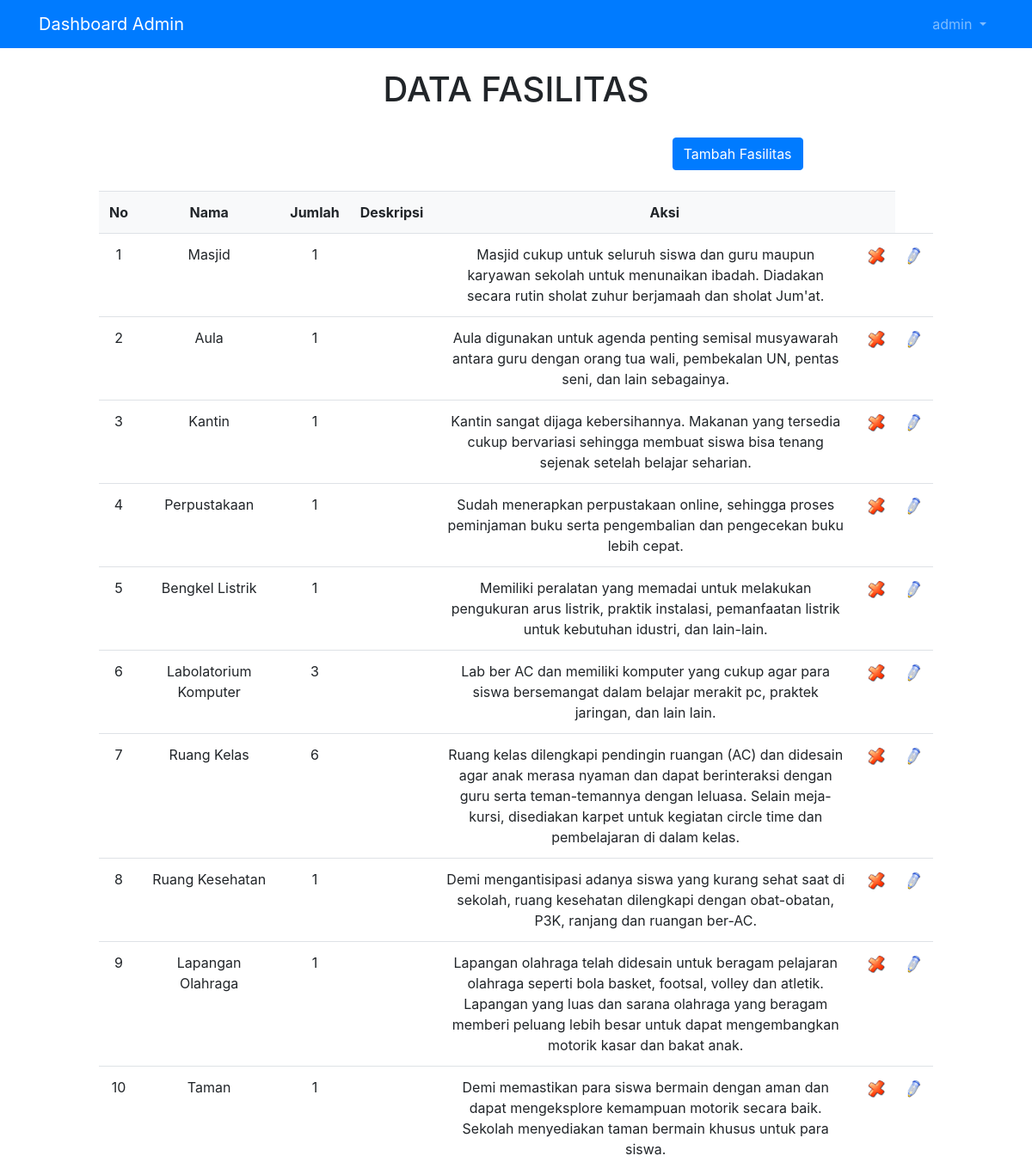
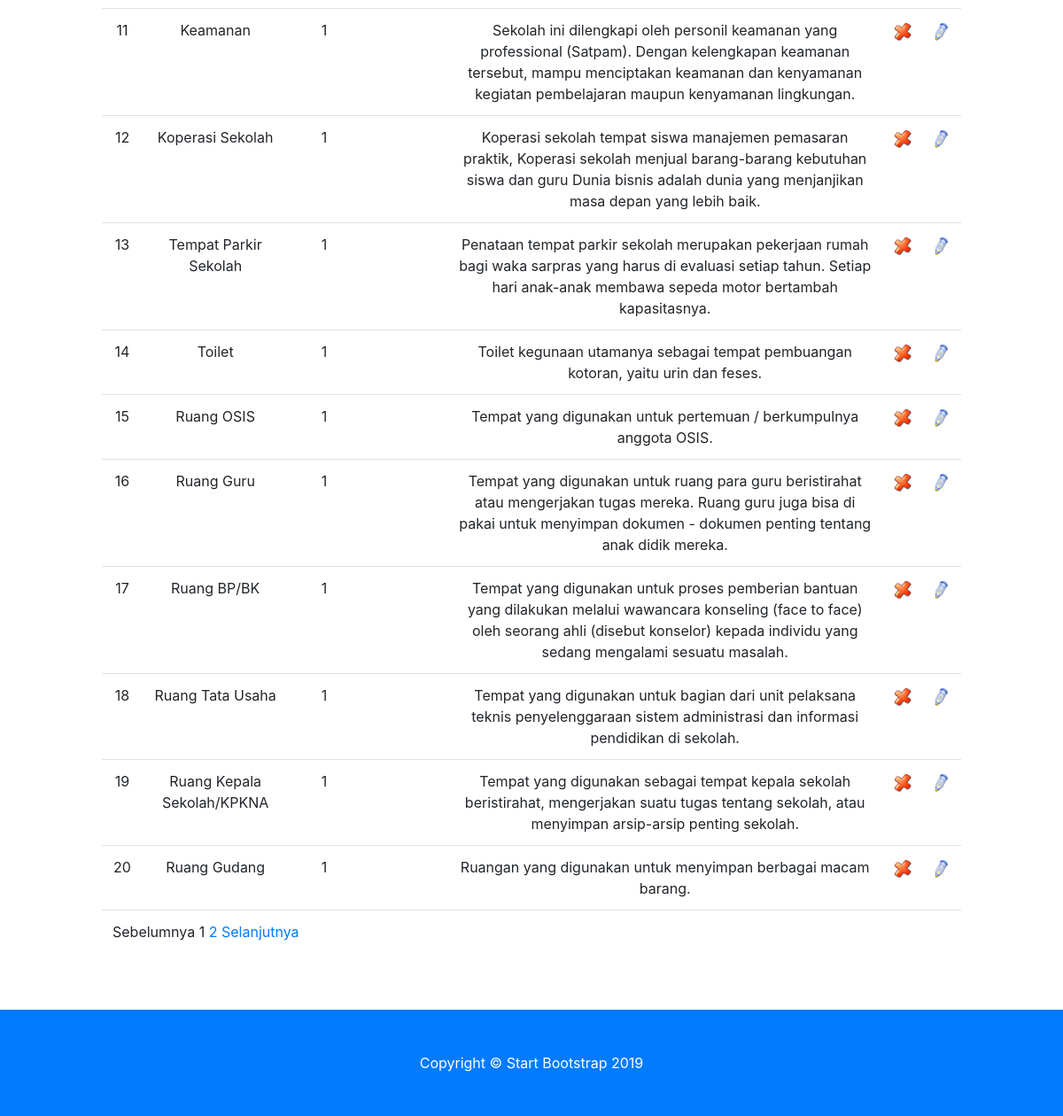
Screenshot of /dashboard/fasilitas/fasilitas_data.php (signed in) with the database file from the repository (2 pictures, top to bottom).
### tables this page shows
CREATE TABLE IF NOT EXISTS `fasilitas` (
`idFasilitas` int(11) NOT NULL,
  `nama` varchar(100) DEFAULT NULL,
  `jumlah` int(11) DEFAULT NULL,
  `pathImg` varchar(100) DEFAULT NULL,
  `deskripsi` varchar(255) DEFAULT NULL
);

### dashboard/fasilitas/fasilitas_data.php (the view, shortened to what this page needs)
<?php
include '../layout/header.php';
if (empty($_SESSION['username']) AND empty($_SESSION['status'])) {
	echo "<center>Untuk mengakses halaman ini, Anda harus login <br>";
	echo "<a href=index.php><b>LOGIN</b></a></center>";
}
else{
	?>
	<br>
	<div class="container-fluid">
		<center><h1>DATA FASILITAS</h1></center>
		<div class="row">
			<div class="col-md-1"></div>
			<div class="col-md-10">
				<br>
				<form action="fasilitas_tambah.php">
						<div class="row">
							<div class="col-md-8"></div>
							<div class="col-md-2"><center><input type="submit" class="btn btn-primary" value="Tambah Fasilitas" /></center></div>
						</div>
						<br>
						<table class="table" >
							<tr class="bg-light">
									<td><div align="center"><strong>No</strong></div></td>
									<td><div align="center"><strong>Nama</strong></div></td>
									<td><div align="center"><strong>Jumlah</strong></div></td>
									<td><div align="center"><strong>Deskripsi</strong></div></td>
									<td colspan="2"><div align="center"><strong>Aksi</strong></div></td>
								</tr>
								<?php
								$batas = 20;
								$pg = isset( $_GET['pg'] ) ? $_GET['pg'] : "";
								if ( empty( $pg ) ) {
									$posisi = 0;
									$pg = 1;
								} else {
									$posisi = ( $pg - 1 ) * $batas;
								}
								$no=0+$posisi;
								$tampil="SELECT * FROM fasilitas limit $posisi, $batas";
								$qryTampil=mysql_query($tampil);
								while ($dataTampil=mysql_fetch_array($qryTampil)) {
									$no++;
									?>
									<tr bgcolor="#FFFFFF">
										<td align="center"><?php echo $no ; ?></td>
										<td align="center"><?php echo $dataTampil['nama']; ?></td>
										<td align="center"><?php echo $dataTampil['jumlah']; ?></td>
										<td align="center"><?php echo $dataTampil['pathImg']; ?></td>
										<td align="center"><?php echo $dataTampil['deskripsi']; ?></td>
										<td>
											<div align="center">
												<a href="fasilitas_hapus.php?username=<?php echo $dataTampil['username'] ; ?>" onclick="javascript: return confirm('Anda yakin hapus ?')"><img src="gambar/hapus.png" width="20"></a>
											</td>
											<td>
												<a href="fasilitas_edit.php?username=<?php echo $dataTampil['username']; ?>"><img src="gambar/edit.png" width="20"></a>
											</div>
										</td>
									</tr>
								<?php } ?>
								<tr bgcolor="#FFFFFF">
									<td colspan="11">
										<?php
										$jml_data = mysql_num_rows(mysql_query("SELECT * FROM fasilitas"));
			$JmlHalaman = ceil($jml_data/$batas);
			if ( $pg > 1 ) {
				$link = $pg-1;
				$prev = "<a href='?pg=$link'>Sebelumnya </a>";
			} else {
				$prev = "Sebelumnya ";
			}
			$nmr = '';
			for ( $i = 1; $i<= $JmlHalaman; $i++ ){
				if ( $i == $pg ) {
					$nmr .= $i . " ";
				} else {
					$nmr .= "<a href='?pg=$i'>$i</a> ";
				}
			}
			if ( $pg < $JmlHalaman ) {
				$link = $pg + 1;
				$next = " <a href='?pg=$link'>Selanjutnya</a>";
			} else {
				$next = "Selanjutnya";
			}
			echo $prev . $nmr . $next;
			?>
		</td>
	</tr>
<br>
<br>
<div class="col-md-1"></div>
<?php }
include '../layout/footer.php';
?>

### dashboard/fasilitas/css/heroic-features.css (style rules this page uses)
body { padding-top: 56px; }

### rows the page displays
fasilitas: nama "Masjid", jumlah "1", deskripsi "Masjid cukup untuk seluruh siswa dan guru maupun karyawan sekolah untuk menunaikan ibadah. Diadakan secara rutin sholat zuhur berjamaah dan sholat Jum'at."
fasilitas: nama "Aula", jumlah "1", deskripsi "Aula digunakan untuk agenda penting semisal musyawarah antara guru dengan orang tua wali, pembekalan UN, pentas seni, dan lain sebagainya."
fasilitas: nama "Kantin", jumlah "1", deskripsi "Kantin sangat dijaga kebersihannya. Makanan yang tersedia cukup bervariasi sehingga membuat siswa bisa tenang sejenak setelah belajar seharian."
fasilitas: nama "Perpustakaan", jumlah "1", deskripsi "Sudah menerapkan perpustakaan online, sehingga proses peminjaman buku serta pengembalian dan pengecekan buku lebih cepat."
fasilitas: nama "Bengkel Listrik", jumlah "1", deskripsi "Memiliki peralatan yang memadai untuk melakukan pengukuran arus listrik, praktik instalasi, pemanfaatan listrik untuk kebutuhan idustri, dan lain-lain."
fasilitas: nama "Labolatorium Komputer", jumlah "3", deskripsi "Lab ber AC dan memiliki komputer yang cukup agar para siswa bersemangat dalam belajar merakit pc, praktek jaringan, dan lain lain."
fasilitas: nama "Ruang Kelas", jumlah "6", deskripsi "Ruang kelas dilengkapi pendingin ruangan (AC) dan didesain agar anak merasa nyaman dan dapat berinteraksi dengan guru serta teman-temannya dengan leluasa. Selain meja-kursi, disediakan karpet untuk kegiatan circle time dan pembelajaran di dalam kelas."
fasilitas: nama "Ruang Kesehatan", jumlah "1", deskripsi "Demi mengantisipasi adanya siswa yang kurang sehat saat di sekolah, ruang kesehatan dilengkapi dengan obat-obatan, P3K, ranjang dan ruangan ber-AC."
fasilitas: nama "Lapangan Olahraga", jumlah "1", deskripsi "Lapangan olahraga telah didesain untuk beragam pelajaran olahraga seperti bola basket, footsal, volley dan atletik. Lapangan yang luas dan sarana olahraga yang beragam memberi peluang lebih besar untuk dapat mengembangkan motorik kasar dan bakat anak."
fasilitas: nama "Taman", jumlah "1", deskripsi "Demi memastikan para siswa bermain dengan aman dan dapat mengeksplore kemampuan motorik secara baik. Sekolah menyediakan taman bermain khusus untuk para siswa."
fasilitas: nama "Keamanan", jumlah "1", deskripsi "Sekolah ini dilengkapi oleh personil keamanan yang professional (Satpam). Dengan kelengkapan keamanan tersebut, mampu menciptakan keamanan dan kenyamanan kegiatan pembelajaran maupun kenyamanan lingkungan."
fasilitas: nama "Koperasi Sekolah", jumlah "1", deskripsi "Koperasi sekolah tempat siswa manajemen pemasaran praktik, Koperasi sekolah menjual barang-barang kebutuhan siswa dan guru Dunia bisnis adalah dunia yang menjanjikan masa depan yang lebih baik."
fasilitas: nama "Tempat Parkir Sekolah", jumlah "1", deskripsi "Penataan tempat parkir sekolah merupakan pekerjaan rumah bagi waka sarpras yang harus di evaluasi setiap tahun. Setiap hari anak-anak membawa sepeda motor bertambah kapasitasnya."
fasilitas: nama "Toilet", jumlah "1", deskripsi "Toilet kegunaan utamanya sebagai tempat pembuangan kotoran, yaitu urin dan feses."
fasilitas: nama "Ruang OSIS", jumlah "1", deskripsi "Tempat yang digunakan untuk pertemuan / berkumpulnya anggota OSIS."
fasilitas: nama "Ruang Guru", jumlah "1", deskripsi "Tempat yang digunakan untuk ruang para guru beristirahat atau mengerjakan tugas mereka. Ruang guru juga bisa di pakai untuk menyimpan dokumen - dokumen penting tentang anak didik mereka."
fasilitas: nama "Ruang BP/BK", jumlah "1", deskripsi "Tempat yang digunakan untuk proses pemberian bantuan yang dilakukan melalui wawancara konseling (face to face) oleh seorang ahli (disebut konselor) kepada individu yang sedang mengalami sesuatu masalah."
fasilitas: nama "Ruang Tata Usaha", jumlah "1", deskripsi "Tempat yang digunakan untuk bagian dari unit pelaksana teknis penyelenggaraan sistem administrasi dan informasi pendidikan di sekolah."
fasilitas: nama "Ruang Kepala Sekolah/KPKNA", jumlah "1", deskripsi "Tempat yang digunakan sebagai tempat kepala sekolah beristirahat, mengerjakan suatu tugas tentang sekolah, atau menyimpan arsip-arsip penting sekolah."
fasilitas: nama "Ruang Gudang", jumlah "1", deskripsi "Ruangan yang digunakan untuk menyimpan berbagai macam barang."

### other values shown
$_SESSION['username'] "admin"
$prev "Sebelumnya"
